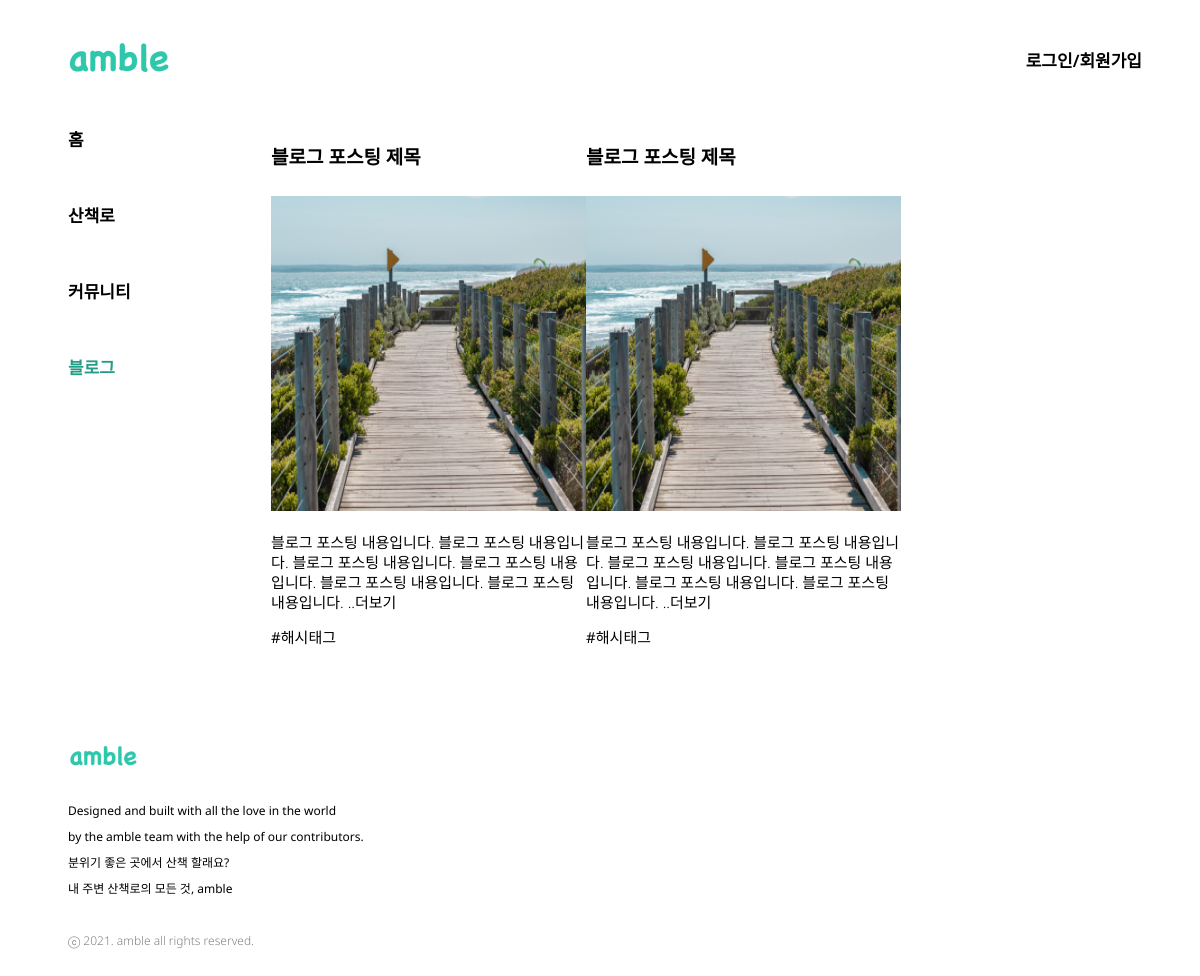
The app's page /blog, older data.
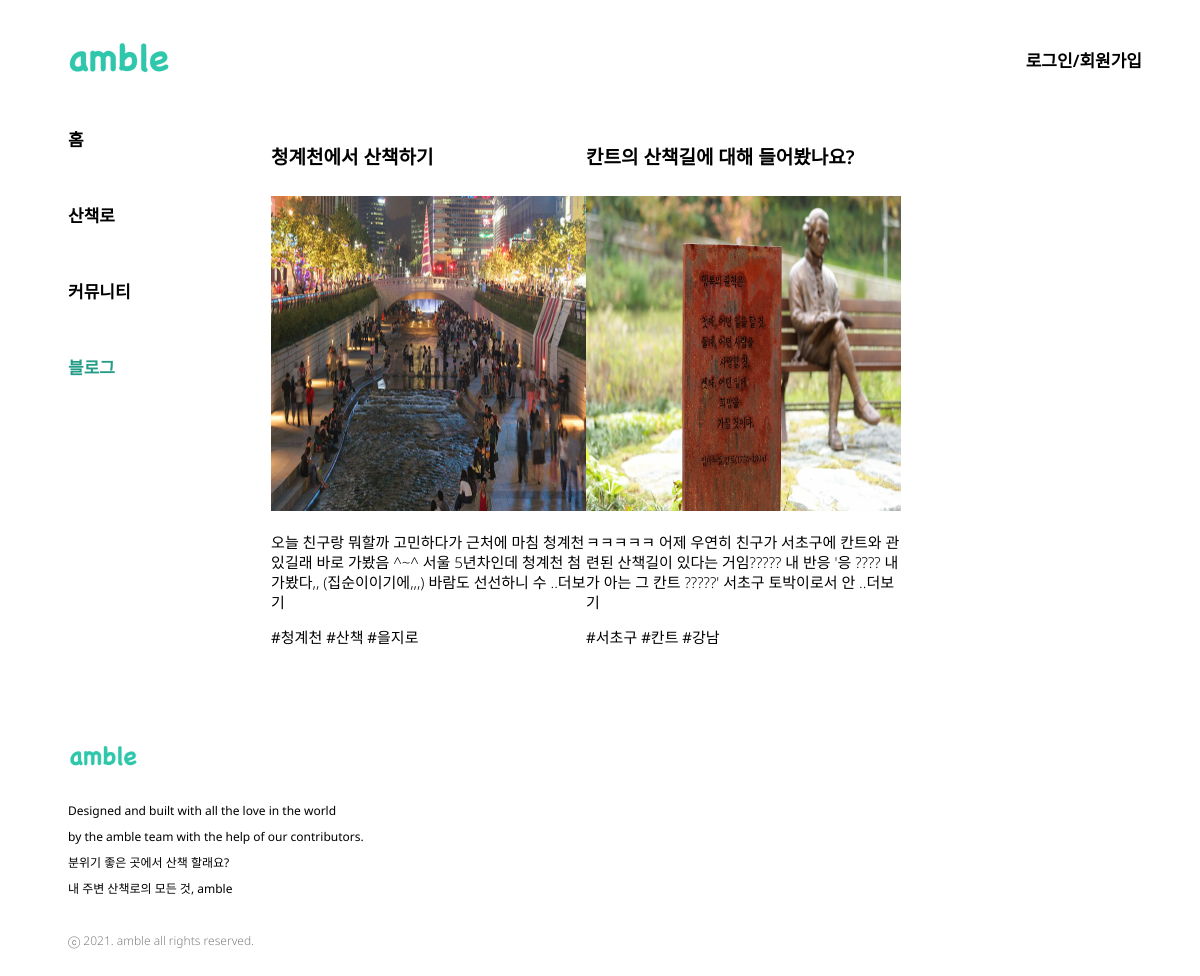
The same page, newer data.
### blog/models.py (models this page shows, shortened)
class Blog(models.Model):
    title = models.CharField(max_length=200)
    author = models.ForeignKey(settings.AUTH_USER_MODEL, on_delete=models.CASCADE)
    pub_date = models.DateTimeField('date published')
    content = models.TextField(max_length=2000)
    img = models.ImageField(upload_to='images/')
    hashtag = models.ManyToManyField(HashTag)
    def summary(self):
        return self.content[:90]

class HashTag(models.Model):
    hashtag_name = models.CharField(max_length=100)
    def __str__(self):
        return self.hashtag_name

### blog/views.py (the view)
# urls.py: path('blog', blog.blog, name="blog"),
def blog(request):
    blog = Blog.objects
    return render(request, 'blog.html', {'blogs': blog})

### blog/templates/blog.html (shortened to what this page needs)
{% load static %}
<!DOCTYPE html>
<html lang="en">
    <head>
    </head>
    <body>
        <div class="head-wrapper">
            <img src="{% static 'logo.png' %}">
            <div class="login-wrapper">
            {% if not user.is_authenticated %}
                <a href="{% url 'login' %}">로그인/회원가입</a>
            {% endif %}
            </div>
        </div>
        <div class="body-wrapper">
            <div class="body-navbar">
                <div class="navbar-item"><a href="{% url 'home' %}">홈</a></div>
                <div class="navbar-item"><a href="{% url 'trail' %}">산책로</a></div>
                <div class="navbar-item"><a href="{% url 'community' %}">커뮤니티</a></div>
                <div class="navbar-item"><a href="{% url 'blog' %}" id="nav-location">블로그</a></div>
            </div>
            <div>
                <div class="blog-wrapper">
                    {% for blog in blogs.all %}
                    <a class="blog-item" href="{% url 'blog_detail' blog.id %}">
                        <h4 class="blog-title">{{ blog.title }}</h4>
                        {% if blog.img.url != None %}
                            <img src="{{ blog.img.url }}" width="315px" height="315px">
                        {% endif %}
                        <p class="blog-content">{{ blog.summary }} ..더보기</p>
                        <p class="blog-hashtag">
                            {% for hashtag in blog.hashtag.all %}
                            #{{hashtag}}
                            {% endfor %}
                        </p>
                    </a>
                    {% endfor %}
                </div>
            </div>
        </div>
        <footer class="footer">
            <img class="footer-img" src="{% static 'logo.png' %}" width="100px"><br>
            <div class="footer-content">Designed and built with all the love in the world <br>by the amble team with the help of our contributors.</div>
            <div class="footer-content">
                분위기 좋은 곳에서 산책 할래요?<br>
                내 주변 산책로의 모든 것, amble<br>
            </div>
            <br>
            <div class="footer-rights">ⓒ 2021. amble all rights reserved.</div>
        </footer>
    </body>
</html>

Row changes from the older to the newer data that the page shows:
removed Blog: title "블로그 포스팅 제목", img (picture), summary "블로그 포스팅 내용입니다. 블로그 포스팅 내용입니다. 블로그 포스팅 내용입니다. 블로그 포스팅 내용입니다. 블로그 포스팅 내용입니다. 블로그 포스팅 내용입니다.", HashTag (hashtag_name "해시태그")
removed Blog: title "블로그 포스팅 제목", img (picture), summary "블로그 포스팅 내용입니다. 블로그 포스팅 내용입니다. 블로그 포스팅 내용입니다. 블로그 포스팅 내용입니다. 블로그 포스팅 내용입니다. 블로그 포스팅 내용입니다.", HashTag (hashtag_name "해시태그")
added Blog: title "청계천에서 산책하기", img (picture), summary "오늘 친구랑 뭐할까 고민하다가 근처에 마침 청계천 있길래 바로 가봤음 ^~^ 서울 5년차인데 청계천 첨 가봤다,, (집순이이기에,,,) 바람도 선선하니 수"
now on this page (row edited): HashTag: hashtag_name "청계천", shown under "청계천에서 산책하기"
now on this page (row edited): HashTag: hashtag_name "산책", shown under "청계천에서 산책하기"
now on this page (row edited): HashTag: hashtag_name "을지로", shown under "청계천에서 산책하기"
added Blog: title "칸트의 산책길에 대해 들어봤나요?", img (picture), summary "ㅋㅋㅋㅋㅋ 어제 우연히 친구가 서초구에 칸트와 관련된 산책길이 있다는 거임????? 내 반응 '응 ???? 내가 아는 그 칸트 ?????' 서초구 토박이로서 안", HashTag (hashtag_name "칸트")
now on this page (row edited): HashTag: hashtag_name "서초구", shown under "칸트의 산책길에 대해 들어봤나요?"
added HashTag: hashtag_name "강남", shown under "칸트의 산책길에 대해 들어봤나요?"
